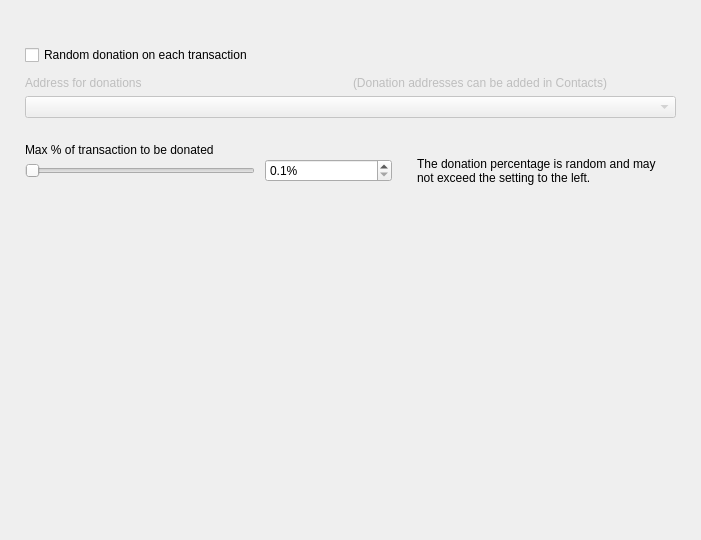
<?xml version="1.0" encoding="UTF-8"?>
<ui version="4.0">
 <class>DonationOptionsFrame</class>
 <widget class="QFrame" name="DonationOptionsFrame">
  <property name="geometry">
   <rect>
    <x>0</x>
    <y>0</y>
    <width>701</width>
    <height>540</height>
   </rect>
  </property>
  <property name="windowTitle">
   <string>Frame</string>
  </property>
  <property name="frameShape">
   <enum>QFrame::NoFrame</enum>
  </property>
  <property name="frameShadow">
   <enum>QFrame::Raised</enum>
  </property>
  <layout class="QVBoxLayout" name="verticalLayout">
   <property name="spacing">
    <number>10</number>
   </property>
   <property name="leftMargin">
    <number>25</number>
   </property>
   <property name="topMargin">
    <number>35</number>
   </property>
   <property name="rightMargin">
    <number>25</number>
   </property>
   <property name="bottomMargin">
    <number>0</number>
   </property>
   <item>
    <widget class="QFrame" name="m_donationMiningFrame">
     <property name="frameShape">
      <enum>QFrame::NoFrame</enum>
     </property>
     <property name="frameShadow">
      <enum>QFrame::Raised</enum>
     </property>
     <layout class="QGridLayout" name="gridLayout" columnstretch="0">
      <property name="leftMargin">
       <number>0</number>
      </property>
      <property name="topMargin">
       <number>0</number>
      </property>
      <property name="rightMargin">
       <number>0</number>
      </property>
      <property name="bottomMargin">
       <number>0</number>
      </property>
      <property name="horizontalSpacing">
       <number>10</number>
      </property>
      <property name="verticalSpacing">
       <number>0</number>
      </property>
     </layout>
    </widget>
   </item>
   <item>
    <widget class="QCheckBox" name="m_enableDonationChangeCheck">
     <property name="enabled">
      <bool>true</bool>
     </property>
     <property name="text">
      <string>Random donation on each transaction</string>
     </property>
    </widget>
   </item>
   <item>
    <widget class="QFrame" name="m_donationChangeFrame">
     <property name="frameShape">
      <enum>QFrame::NoFrame</enum>
     </property>
     <property name="frameShadow">
      <enum>QFrame::Raised</enum>
     </property>
     <layout class="QGridLayout" name="gridLayout_2" columnstretch="1,0,0,0">
      <property name="leftMargin">
       <number>0</number>
      </property>
      <property name="topMargin">
       <number>0</number>
      </property>
      <property name="rightMargin">
       <number>0</number>
      </property>
      <property name="bottomMargin">
       <number>0</number>
      </property>
      <property name="horizontalSpacing">
       <number>10</number>
      </property>
      <property name="verticalSpacing">
       <number>0</number>
      </property>
      <item row="5" column="0">
       <widget class="QSlider" name="m_donationChangeAmountSlider">
        <property name="maximumSize">
         <size>
          <width>230</width>
          <height>16777215</height>
         </size>
        </property>
        <property name="minimum">
         <number>1</number>
        </property>
        <property name="maximum">
         <number>100</number>
        </property>
        <property name="orientation">
         <enum>Qt::Horizontal</enum>
        </property>
       </widget>
      </item>
      <item row="5" column="2">
       <spacer name="horizontalSpacer_2">
        <property name="orientation">
         <enum>Qt::Horizontal</enum>
        </property>
        <property name="sizeType">
         <enum>QSizePolicy::Fixed</enum>
        </property>
        <property name="sizeHint" stdset="0">
         <size>
          <width>5</width>
          <height>20</height>
         </size>
        </property>
       </spacer>
      </item>
      <item row="5" column="1">
       <widget class="QDoubleSpinBox" name="m_donationChangeAmountSpin">
        <property name="suffix">
         <string>%</string>
        </property>
        <property name="decimals">
         <number>1</number>
        </property>
        <property name="minimum">
         <double>0.100000000000000</double>
        </property>
        <property name="maximum">
         <double>10.000000000000000</double>
        </property>
        <property name="singleStep">
         <double>0.100000000000000</double>
        </property>
       </widget>
      </item>
      <item row="5" column="3" alignment="Qt::AlignVCenter">
       <widget class="WalletGui::WalletSmallGrayTextLabel" name="m_donationChangeCommentLabel">
        <property name="text">
         <string>The donation percentage is random and may not exceed the setting to the left.</string>
        </property>
        <property name="wordWrap">
         <bool>true</bool>
        </property>
        <property name="indent">
         <number>0</number>
        </property>
       </widget>
      </item>
      <item row="0" column="0" colspan="4">
       <layout class="QHBoxLayout" name="horizontalLayout_2" stretch="0,0">
        <property name="spacing">
         <number>5</number>
        </property>
        <property name="leftMargin">
         <number>0</number>
        </property>
        <item>
         <widget class="WalletGui::WalletNormalBlackTextLabel" name="label_4">
          <property name="enabled">
           <bool>false</bool>
          </property>
          <property name="minimumSize">
           <size>
            <width>0</width>
            <height>16</height>
           </size>
          </property>
          <property name="text">
           <string>Address for donations</string>
          </property>
          <property name="indent">
           <number>0</number>
          </property>
         </widget>
        </item>
        <item>
         <widget class="WalletGui::WalletSmallGrayTextLabel" name="label_6">
          <property name="enabled">
           <bool>false</bool>
          </property>
          <property name="text">
           <string>(Donation addresses can be added in Contacts)</string>
          </property>
         </widget>
        </item>
       </layout>
      </item>
      <item row="4" column="0" colspan="4">
       <widget class="WalletGui::WalletNormalBlackTextLabel" name="label_3">
        <property name="text">
         <string>Max % of transaction to be donated</string>
        </property>
        <property name="indent">
         <number>0</number>
        </property>
       </widget>
      </item>
      <item row="1" column="0" colspan="4">
       <spacer name="verticalSpacer_7">
        <property name="orientation">
         <enum>Qt::Vertical</enum>
        </property>
        <property name="sizeType">
         <enum>QSizePolicy::Fixed</enum>
        </property>
        <property name="sizeHint" stdset="0">
         <size>
          <width>20</width>
          <height>5</height>
         </size>
        </property>
       </spacer>
      </item>
      <item row="3" column="0" colspan="4">
       <spacer name="verticalSpacer_5">
        <property name="orientation">
         <enum>Qt::Vertical</enum>
        </property>
        <property name="sizeType">
         <enum>QSizePolicy::Fixed</enum>
        </property>
        <property name="sizeHint" stdset="0">
         <size>
          <width>20</width>
          <height>25</height>
         </size>
        </property>
       </spacer>
      </item>
      <item row="2" column="0" colspan="4">
       <widget class="QComboBox" name="m_donationChangeAddressCombo">
        <property name="enabled">
         <bool>false</bool>
        </property>
       </widget>
      </item>
     </layout>
    </widget>
   </item>
   <item>
    <spacer name="verticalSpacer">
     <property name="orientation">
      <enum>Qt::Vertical</enum>
     </property>
     <property name="sizeType">
      <enum>QSizePolicy::Expanding</enum>
     </property>
     <property name="sizeHint" stdset="0">
      <size>
       <width>20</width>
       <height>10</height>
      </size>
     </property>
    </spacer>
   </item>
  </layout>
 </widget>
 <customwidgets>
  <customwidget>
   <class>WalletGui::WalletSmallGrayTextLabel</class>
   <extends>QLabel</extends>
   <header>Gui/Common/WalletTextLabel.h</header>
  </customwidget>
  <customwidget>
   <class>WalletGui::WalletNormalBlackTextLabel</class>
   <extends>QLabel</extends>
   <header>Gui/Common/WalletTextLabel.h</header>
  </customwidget>
 </customwidgets>
 <resources/>
 <connections>
  <connection>
   <sender>m_enableDonationChangeCheck</sender>
   <signal>toggled(bool)</signal>
   <receiver>m_donationChangeFrame</receiver>
   <slot>setEnabled(bool)</slot>
   <hints>
    <hint type="sourcelabel">
     <x>353</x>
     <y>237</y>
    </hint>
    <hint type="destinationlabel">
     <x>350</x>
     <y>328</y>
    </hint>
   </hints>
  </connection>
  <connection>
   <sender>m_donationChangeAmountSlider</sender>
   <signal>valueChanged(int)</signal>
   <receiver>DonationOptionsFrame</receiver>
   <slot>donationChangeAmountChanged(int)</slot>
   <hints>
    <hint type="sourcelabel">
     <x>187</x>
     <y>385</y>
    </hint>
    <hint type="destinationlabel">
     <x>350</x>
     <y>269</y>
    </hint>
   </hints>
  </connection>
  <connection>
   <sender>m_donationChangeAmountSpin</sender>
   <signal>valueChanged(double)</signal>
   <receiver>DonationOptionsFrame</receiver>
   <slot>donationChangeAmountChanged(double)</slot>
   <hints>
    <hint type="sourcelabel">
     <x>433</x>
     <y>353</y>
    </hint>
    <hint type="destinationlabel">
     <x>350</x>
     <y>269</y>
    </hint>
   </hints>
  </connection>
 </connections>
 <slots>
  <slot>donationMiningAmountChanged(int)</slot>
  <slot>donationChangeAmountChanged(int)</slot>
  <slot>donationChangeAmountChanged(double)</slot>
 </slots>
</ui>
